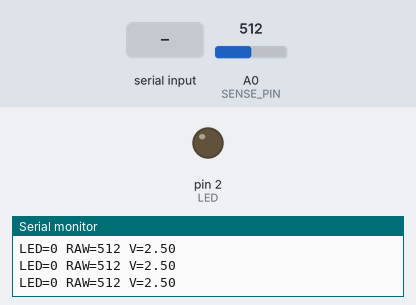
Simulated run of this sketch. Board: Arduino Uno, built with avr-gcc and run on an emulated ATmega328P. On the bench: output pins drawn as LEDs (lit = HIGH), the last lines printed to the serial monitor. Inputs (shaded band) come from the test bench; at power-on: A0 (SENSE_PIN) = 512.

Above: at 1.2 s.
1.3 s: "1" received over Serial
At 2.6 s:
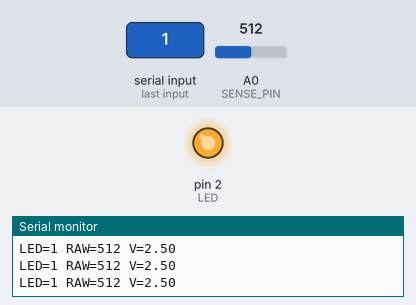
2.9 s: "0" received over Serial
At 4.2 s:
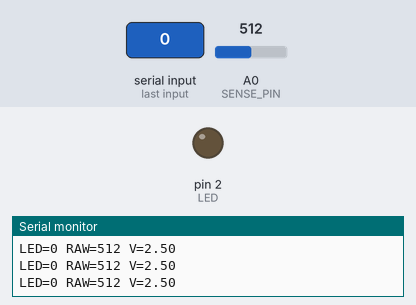
Timing chart, 0 to 5.9 s (numbered marks = the images above; inputs shaded):
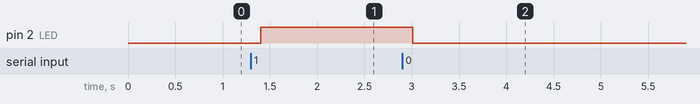

Measured:
- after the input at 1.3 s, pin 2 (LED): LOW → HIGH after 0.11 s
- after the input at 2.9 s, pin 2 (LED): HIGH → LOW after 0.11 s

The sketch:

light.ino
```cpp
const int LED = 2;
const int SENSE_PIN = A0;

void setup() {
  Serial.begin(9600);
  pinMode(LED, OUTPUT);
  pinMode(SENSE_PIN, INPUT);
}

void loop() {
  if (Serial.available()) {
    byte a = Serial.read();
    if (a == 49) digitalWrite(LED, HIGH);
    else         digitalWrite(LED, LOW);
    while (Serial.available()) Serial.read();
  }

  int cmd = digitalRead(LED);
  int raw = analogRead(SENSE_PIN);

  Serial.print("LED=");
  Serial.print(cmd);
  Serial.print(" RAW=");
  Serial.print(raw);
  Serial.print(" V=");
  Serial.println(raw * 5.0 / 1023.0, 2);

  delay(200);
}
```
